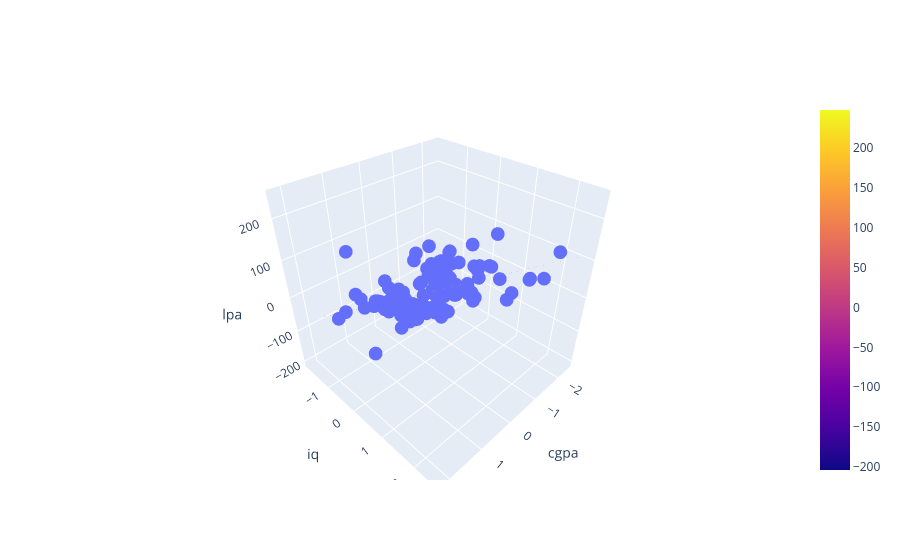

The notebook cell saved with this chart:
### Markdown cell above
# 7. Draw the fitted plane (the hyperplane from your diagram)

### Code cell
x1 = np.linspace(X[:, 0].min(), X[:, 0].max(), 20)
x2 = np.linspace(X[:, 1].min(), X[:, 1].max(), 20)
xGrid, yGrid = np.meshgrid(x1, x2)
final = lr.intercept_ + lr.coef_[0] * xGrid + lr.coef_[1] * yGrid

fig = go.Figure(data=[
    go.Scatter3d(x=df["cgpa"], y=df["iq"], z=df["lpa"], mode="markers"),
    go.Surface(x=x1, y=x2, z=final, opacity=0.5),
])
fig.update_layout(scene=dict(xaxis_title="cgpa", yaxis_title="iq", zaxis_title="lpa"))
fig.show()
